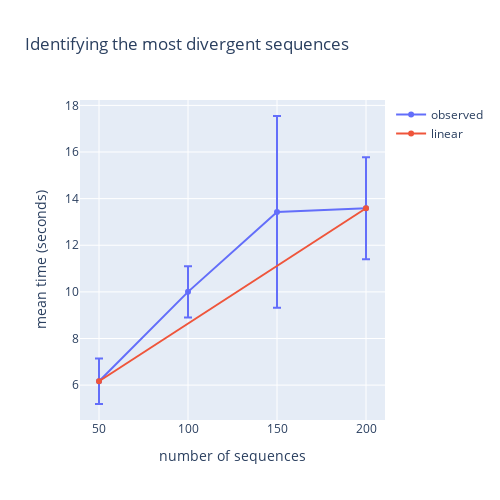

The code cell stored with this chart in its notebook:
### Markdown cell above
# Identifying the maximally divergent set

### Code cell
fig = get_fig(summary, 7, "maxd", "Identifying the most divergent sequences")
fig.show()

### Figure 1 — Plotly figure (JSON) as saved in the notebook; plotly's stock layout.template omitted (floating-point values rounded to 4 significant figures)
{"data": [{"error_y": {"array": [0.975, 1.096, 4.115, 2.189], "type": "data", "visible": true}, "name": "observed", "type": "scatter", "x": [50, 100, 150, 200], "y": [6.165, 10.0, 13.43, 13.59]}, {"name": "linear", "type": "scatter", "x": [50, 200], "y": [6.165, 13.59]}], "layout": {"height": 500, "title": {"text": "Identifying the most divergent sequences"}, "width": 500, "xaxis": {"title": {"text": "number of sequences"}}, "yaxis": {"title": {"text": "mean time (seconds)"}}}}
